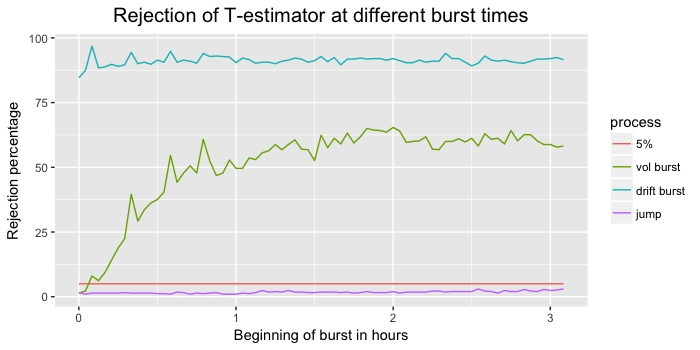

Write the R code that produced this figure.
setwd(Sys.getenv("masters-thesis"))
source("Module/table1functions.R")
source("Simulation/add_all.R")


####### ESTIMATION PARAMETERS
heston_params <- sim.setup()
h_mu <- 5/(52*7*24*60)
ratio <- 12
lag <- 10

ten_minutes <- 10 / (6.5*60) #Starts immeiately
two_point_five_min <- 2.5 / (6.5*60) #The interval between jumps

burst_times <- seq(ten_minutes,0.5,by = two_point_five_min) #The top of bursts
begin_times <- seq(0,0.5-ten_minutes,by = two_point_five_min) #The beginnings (for plot)


#Burn a single minute in:
n <- heston_params$Nsteps
mat <- heston_params$mat
dt <- mat/n
one_min <- 1/(52*7*24*60)
n_burn <- one_min / dt
t.index <- seq(from = n_burn, to = 23400, by = 5) #Burn a volatility bandwidth (note 10 in Christensen)

# BURST SETTINGS (a = 0, 0.55, 0.65, 0.75 | b = 0.0, 0.1, 0.2, 0.3, 0.4), c_1 and c_2 from Batman
c_1_func <- function(alpha) {
  c_1 <- 0 #If alpha == 0
  if (alpha == 0.55) {
    c_1 <- (1-alpha)*0.005/(10/(60*24*7*52))^(1-alpha)
  } 
  else if (alpha == 0.65){
    c_1 <- (1-alpha)*0.01/(10/(60*24*7*52))^(1-alpha)
  } 
  else if (alpha == 0.75) {
    c_1 <- (1-alpha)*0.015/(10/(60*24*7*52))^(1-alpha)
  }
  return(c_1)
}

c_2_func <- function(beta) {
  c_2 <- 0 #if beta = 0
  if (beta == 0.1) {
    c_2 <- sqrt((1-2*beta)*(0.00093*0.25*8)^2/(10/(60*24*7*52))^(1-2*beta))
  }
  else if (beta == 0.2) {
    c_2 <- sqrt((1-2*beta)*(0.00093*0.5*8)^2/(10/(60*24*7*52))^(1-2*beta))
  }
  else if (beta == 0.3) {
    c_2 <- sqrt((1-2*beta)*(0.00093*0.75*8)^2/(10/(60*24*7*52))^(1-2*beta))
  }
  else if (beta == 0.4) {
    c_2 <- sqrt((1-2*beta)*(0.00093*1*8)^2/(10/(60*24*7*52))^(1-2*beta))
  }
  return(c_2)
}


#Create (vol, drift, jump)*burst_times

burstsettings <- lapply(burst_times, function(x) sim.burstsetting(burst_time = x,jump = F,alpha = 0, c_1 = 0, beta = 0.3, c_2 = c_2_func(0.3)))
burstsettings <- append(burstsettings, 
                        lapply(burst_times, function(x) sim.burstsetting(burst_time = x,jump = F,alpha = 0.55, c_1 = c_1_func(0.55), beta = 0, c_2 = 0)))
burstsettings <- append(burstsettings, 
                        lapply(burst_times, function(x) sim.burstsetting(burst_time = x,jump = T,alpha = 0.55, c_1 = c_1_func(0.55), beta = 0, c_2 = 0)))

#225 bursts processes

#Evt. reverse
#### LOOP BECAUSE OF LACK OF MEMORY
Npaths <- 500 #Takes approx. a second per path (because it has to estimate T for 35 processes w. 3 different bandwidths)
n_loops <- ceiling(Npaths/50) #After 50 it just scales linearly if not slower
output_list <- list()
set.seed(100)
N <- ceiling(Npaths/n_loops)
Tstar <- numeric(N);  rho<-numeric(N);

p0 <- Sys.time()
results <- matrix(0,nrow = 3,ncol = length(burst_times))

for (memory in 1:n_loops) {
    #memory <- 1
  
    ### Keep track
    print(paste("Loop",memory, "out of ",n_loops))
    print(paste("Expected time left:", 3*round(Npaths-(memory-1)*Npaths/n_loops,0),"seconds")) #One second per path
    
    ### SIMULATE ALL PATHS
    heston_params$Npath <- N
    Heston <- sim.heston(heston_params)
    
    all_simulations <- sim.add_all2(Heston = Heston, burst_args = burstsettings)
    
    for (process in 1:3) {
      for (burst_time in 1:length(burst_times)) {
      #process <- 1
      #burst_time <- 1
      print(paste(memory,(process-1)*length(burst_times)+burst_time))
      path <- all_simulations[[(process-1)*length(burst_times)+burst_time]]
      #Calculate dy
      path$Y <- t(diff(t(as.matrix(path$Y))))
      
      #Calculate T
      mu_hat <- est.mu.mat.2.0(data = path, hd = h_mu, bandwidth_rescale = T)$mu[,t.index]
      sigma2_hat <- est.sigma.mat.3.0(data = path, hv = ratio*h_mu, bandwidth_rescale = T)$sig[,t.index]
      T_hat <- sqrt(h_mu) * mu_hat/ sqrt(sigma2_hat)
        
      #Calculate T_max and thresholds
      for(subpath in 1:N){
        Tstar[subpath] <- max(abs(T_hat[subpath,]))
        # fit rho
        rho[subpath] <- est.rho.MLE(T_hat[subpath,])
      }
        
      m <- rep(ncol(T_hat),N)
      z<-est.z_quantile(m, rho, 0.95)$qZm
        
      #Save percentage rejection in list
      results[process,burst_time] <- results[process,burst_time] + mean(Tstar>=z)
      }
    }
}
print(Sys.time()-p0)

### Take mean accross memories (assuming same number of paths in every memory loop)
results_mean <- results / n_loops*100


### Restructure
names <- c("vol burst", "drift burst", "jump")
times_in_hours <- begin_times*6.5

#Create a single data_frame
plot_data_frame <- data.frame(x_axis = times_in_hours,
                              rejection = rep(5,length(burst_times)),
                              process = "5%")

for (i in 1:nrow(results)){
  new_data_frame <- data.frame(x_axis = times_in_hours,
                               rejection = results_mean[i,],
                               process = names[i])
  plot_data_frame <- rbind(plot_data_frame,new_data_frame)
}


##### PLOT #####
ggplot(plot_data_frame, aes(x_axis, rejection, color = process)) +
  geom_line() +
  xlab("Beginning of burst in hours") + ylab('Rejection percentage') +
  ggtitle("Rejection of T-estimator at different burst times") +
  theme(plot.title = element_text(hjust = 0.5, size = 15))

save(plot_data_frame, file = "Figures2/Saved_data_for_plots/16_time_of_the_day.Rda")
